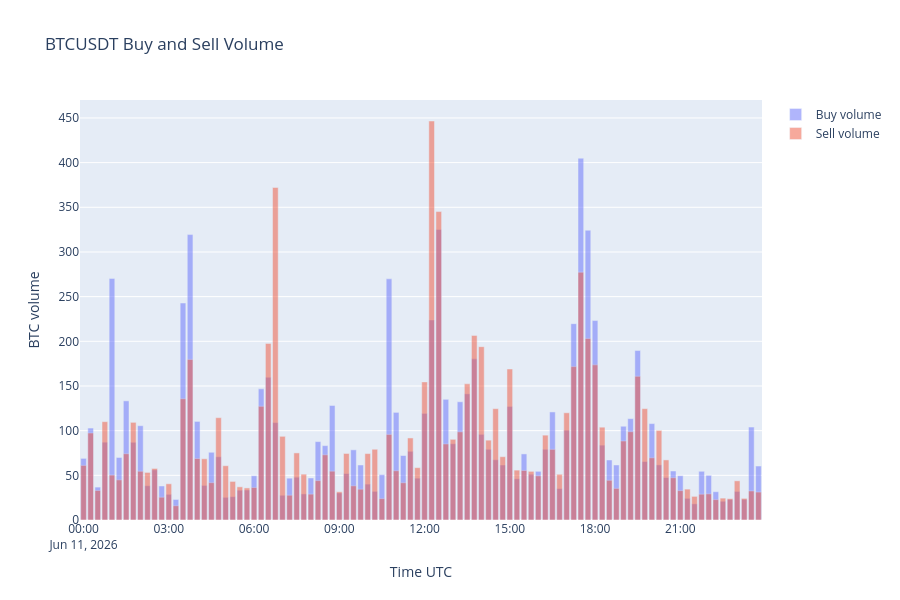

This figure's notebook cell:
### Code cell
df_5min = (
    df_day[["buy_volume", "sell_volume"]]
    .resample("15min")
    .sum()
)

fig = go.Figure()

fig.add_trace(
    go.Bar(
        x=df_5min.index,
        y=df_5min["buy_volume"],
        name="Buy volume",
    )
)

fig.add_trace(
    go.Bar(
        x=df_5min.index,
        y=df_5min["sell_volume"],
        name="Sell volume",
    )
)

fig.update_layout(
    title="BTCUSDT Buy and Sell Volume",
    xaxis_title="Time UTC",
    yaxis_title="BTC volume",
    barmode="group",
    hovermode="x unified",
    height=600,
)

fig.update_layout(barmode="overlay")
fig.update_traces(opacity=0.50)

fig.show()
